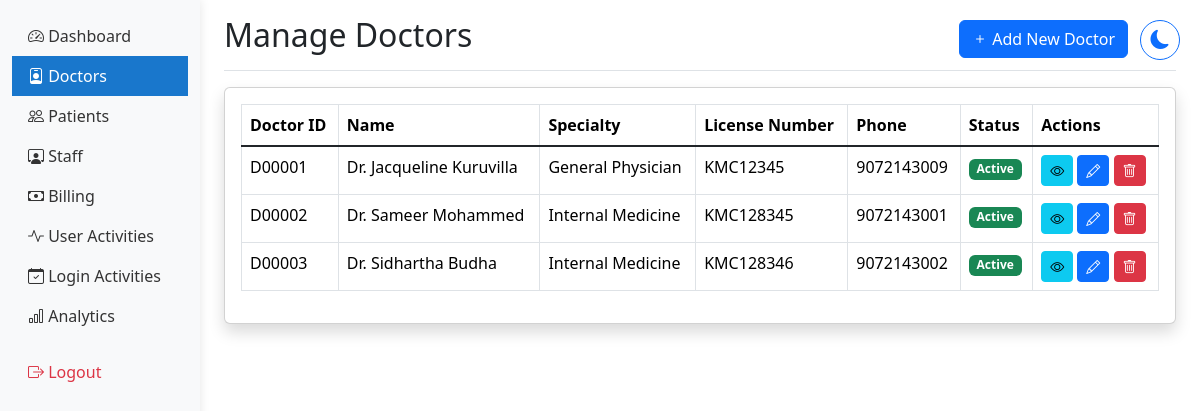
/hosp_admin/doctors/ (signed in), run on an earlier commit of the app's database.
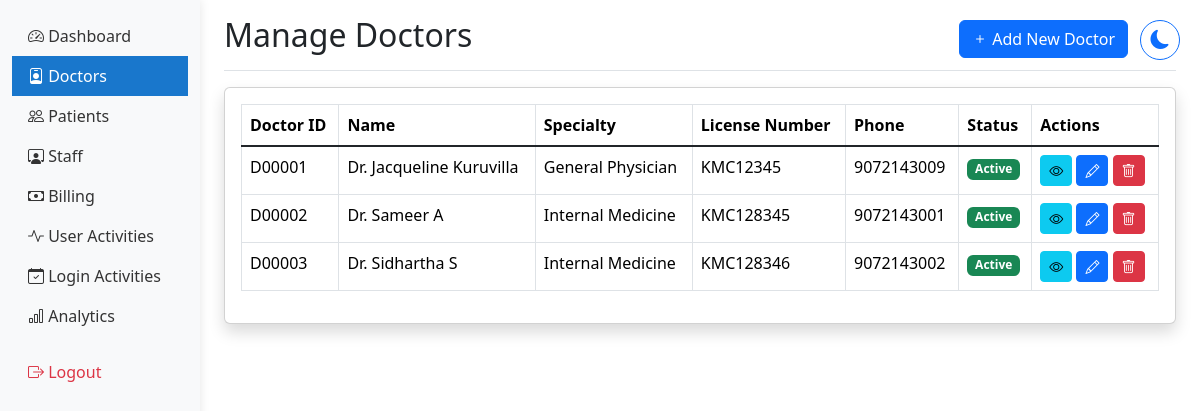
And on a later commit of the database.
### hmsapp/models.py (models this page shows, shortened)
class DoctorProfile(models.Model):
    user = models.OneToOneField(User, on_delete=models.CASCADE)
    specialty = models.ForeignKey('Specialty', on_delete=models.SET_NULL, null=True)
    license_number = models.CharField(max_length=50, unique=True)
    phone_number = models.CharField(max_length=15, validators=[phone_regex])
    address = models.TextField(blank=True)
    doctor_id = models.CharField(max_length=6, unique=True, blank=True)
    profile_picture = models.ImageField(
        upload_to='doctors/profile_pics/',
        null=True,
        blank=True,
        validators=[FileExtensionValidator(['jpg', 'jpeg', 'png'])]
    )
    google_calendar_enabled = models.BooleanField(default=False)
    google_calendar_credentials = models.JSONField(null=True, blank=True)
    created_at = models.DateTimeField(auto_now_add=True)
    updated_at = models.DateTimeField(auto_now=True)

class Specialty(models.Model):
    specialty_name = models.CharField(max_length=100)
    description = models.TextField(blank=True)
    class Meta:
        verbose_name_plural = "Specialties"

### hmsapp/views.py (the view, shortened to what this page needs)
# urls.py: path('hosp_admin/doctors/', views.manage_doctors, name='manage_doctors'),
@login_required
@admin_required
def manage_doctors(request):
    doctors = DoctorProfile.objects.all()
    specialties = Specialty.objects.all()
    context = {
        'doctors': doctors,
        'specialties': specialties
    }
    return render(request, 'hosp_admin/manage_doctors.html', context)

### hmsapp/context_processors.py (called while the page is built)
def base_template(request):
    if request.user.is_authenticated:
        if request.user.groups.filter(name='Doctors').exists():
            base_template = 'doctor/base_doctor.html'
        elif request.user.groups.filter(name='Administrators').exists():
            base_template = 'hosp_admin/base_admin.html'
        else:
            base_template = 'staff/base_staff.html'
    else:
        base_template = 'staff/base_staff.html'
    return {'base_template': base_template}

### hmsapp/templates/hosp_admin/manage_doctors.html (shortened to what this page needs)
{% extends 'hosp_admin/base_admin.html' %}
{% load static %}
{% block content %}
<div class="d-flex justify-content-between flex-wrap flex-md-nowrap align-items-center pt-3 pb-2 mb-3 border-bottom">
    <h1 class="h2">Manage Doctors</h1>
    <div class="btn-toolbar mb-2 mb-md-0 me-5">
        <button type="button" class="btn btn-primary" data-bs-toggle="modal" data-bs-target="#addDoctorModal">
            <i class="bi bi-plus"></i> Add New Doctor
        </button>
    </div>
</div>
<div class="card shadow mb-4">
    <div class="card-body">
        <div class="table-responsive">
            <table class="table table-bordered" id="doctorsTable" width="100%" cellspacing="0">
                <thead>
                    <tr>
                        <th>Doctor ID</th>
                        <th>Name</th>
                        <th>Specialty</th>
                        <th>License Number</th>
                        <th>Phone</th>
                        <th>Status</th>
                        <th>Actions</th>
                    </tr>
                </thead>
                <tbody>
                    {% for doctor in doctors %}
                    <tr>
                        <td>{{ doctor.doctor_id }}</td>
                        <td>Dr. {{ doctor.user.get_full_name }}</td>
                        <td>{{ doctor.specialty.specialty_name }}</td>
                        <td>{{ doctor.license_number }}</td>
                        <td>{{ doctor.phone_number }}</td>
                        <td>
                            <span class="badge {% if doctor.user.is_active %}bg-success{% else %}bg-danger{% endif %}">
                                {{ doctor.user.is_active|yesno:"Active,Inactive" }}
                            </span>
                        </td>
                        <td>
                            <button class="btn btn-sm btn-info" onclick="viewDoctor('{{ doctor.id }}')">
                                <i class="bi bi-eye"></i>
                            </button>
                            <button class="btn btn-sm btn-primary" onclick="editDoctor('{{ doctor.id }}')">
                                <i class="bi bi-pencil"></i>
                            </button>
                            <button type="button" class="btn btn-sm btn-danger" data-bs-toggle="modal" data-bs-target="#deleteDoctor{{ doctor.id }}">
                                <i class="bi bi-trash"></i>
                            </button>
                        </td>
                    </tr>
                    {% endfor %}
                </tbody>
            </table>
        </div>
    </div>
</div>
{% endblock %}

What changed in the data, as far as the page shows it:
changed DoctorProfile "KMC128345": user.get_full_name "Sameer Mohammed" → "Sameer A"
changed DoctorProfile "KMC128346": user.get_full_name "Sidhartha Budha" → "Sidhartha S"
